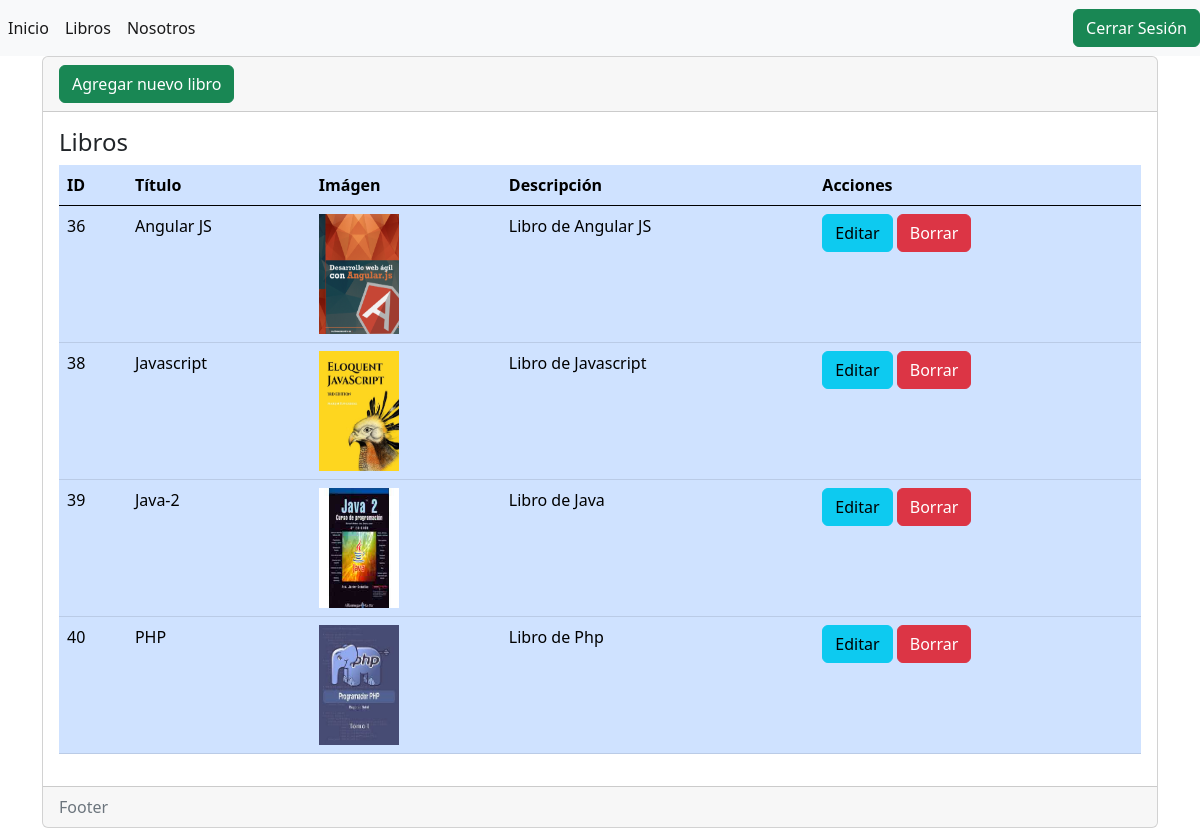
The page /libros (signed in) on the database its author committed.
### libreria/models.py (models this page shows, shortened)
class libro(models.Model):
    id = models.AutoField(primary_key=True)
    titulo = models.CharField(max_length=100, verbose_name='Titulo')
    imagen = models.ImageField(upload_to='imagenes/', verbose_name='Imagen', null=True)
    descripcion = models.TextField(verbose_name='Descripcion', null=True)
    """
    def delete(self, using=None, keep_parents=False):
        self.imagen.storage.delete(self.imagen.name)

        return super().delete
    """

### libreria/views.py (the view)
# urls.py: path('libros', views.libros, name='libros'),
@login_required
def libros(request):
    libros = libro.objects.all() #Traemos todos los datos del objecto
    return render(request, 'libros/index.html', {'Libros':libros})

### libreria/templates/libros/index.html (shortened to what this page needs)
{% extends "base.html" %}
{% load static %}
{% block contenido %}
    <div class="card">
        <div class="card-header">
            <a name="" id="" class="btn btn-success" href="{% url 'crear' %}" role="button">Agregar nuevo libro</a>
        </div>
        <div class="card-body">
            <h4 class="card-title">Libros</h4>
            <div class="table-responsive">
                <table class="table table-primary">
                    <thead>
                        <tr>
                            <th scope="col">ID</th>
                            <th scope="col">Título</th>
                            <th scope="col">Imágen</th>
                            <th scope="col">Descripción</th>
                            <th scope="col">Acciones</th>
                        </tr>
                    </thead>
                    <tbody>
                        {% for libro in Libros %}
                        <tr class="">
                            <td scope="row">{{ libro.id }}</td>
                            <td>{{ libro.titulo }}</td>
                            <td><img src="{% static libro.imagen %}" width="80" height="120"></td>
                            <td>{{ libro.descripcion }}</td>
                            <td>
                                <a name="" id="" class="btn btn-info" href="{% url 'editar' libro.id %}" role="button">Editar</a>
                                <a name="" id="" class="btn btn-danger" href="{% url 'borrar' libro.id %}" role="button">Borrar</a>
                            </td>
                        </tr>
                        {% endfor %}
                    </tbody>
                </table>
            </div>
        </div>
        <div class="card-footer text-muted">
            Footer
        </div>
    </div>
{% endblock %}

### libreria/templates/base.html (shortened to what this page needs)
{% load static %}
<!doctype html>
<html lang="en">
<head>
  <link href="https://cdn.jsdelivr.net/npm/bootstrap@5.0.2/dist/css/bootstrap.min.css" rel="stylesheet">
  <link href="https://cdn.jsdelivr.net/npm/bootstrap@5.2.1/dist/css/bootstrap.min.css" rel="stylesheet"
>
</head>
<body>
  {% if request.user.is_authenticated %}
    <nav class="navbar navbar-expand navbar-light bg-light">
        <div class="nav navbar-nav">
            <a class="nav-item nav-link active" href="{% url 'inicio'%}">Inicio</a>
            <a class="nav-item nav-link active" href="{% url 'libros'%}">Libros</a>
            <a class="nav-item nav-link active" href="{% url 'nosotros'%}">Nosotros</a>
        </div>
        <div class="col" style="text-align: right">
          <button type="button" class="btn btn-success" data-bs-toggle="modal" data-bs-target="#exampleModal">
            Cerrar Sesión
          </button>
        </div>
    </nav>
  {% endif %}
    <div class="container">
        <div class="row">
            <div class="col-12">
                {% block contenido %}  {% endblock %}
            </div>
        </div>
    </div>
</body>
</html>

### rows shown on the page
libro: id "36", titulo "Angular JS", imagen (picture), descripcion "Libro de Angular JS"
libro: id "38", titulo "Javascript", imagen (picture), descripcion "Libro de Javascript"
libro: id "39", titulo "Java-2", imagen (picture), descripcion "Libro de Java"
libro: id "40", titulo "PHP", imagen (picture), descripcion "Libro de Php"
